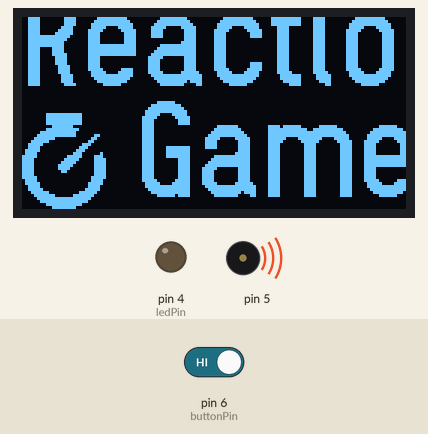
Recording of a sketch running on a simulated Arduino Uno, built with avr-gcc and run on an emulated ATmega328P. Parts: 128×64 one-colour display, output pins drawn as LEDs (lit = HIGH), buzzer (waves = sounding). The test bench sets the inputs (shaded band); at power-on: pin 6 (buttonPin) HIGH. Random numbers use the default seed unless the sketch sets one.

Above: at 1.3 s.
At 2.4 s:
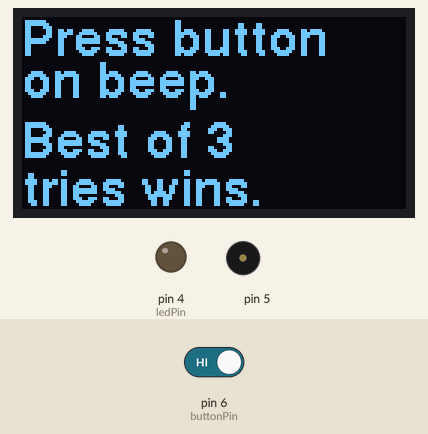
3.5 s: pin 6 (buttonPin) driven LOW
At 8.3 s:
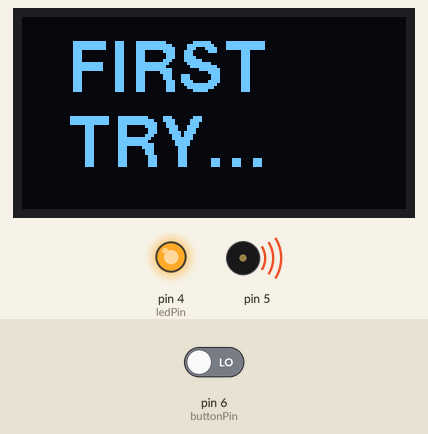
16.0 s: pin 6 (buttonPin) driven HIGH
At 22.8 s:
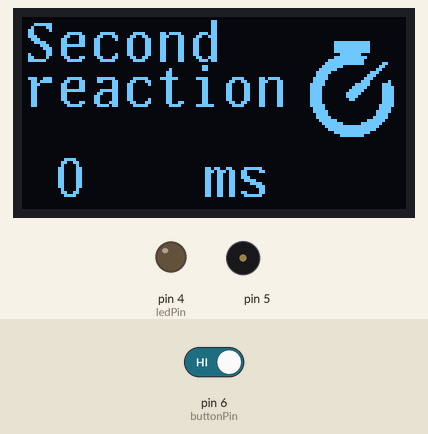
28.3 s: pin 6 (buttonPin) driven LOW
At 30.5 s:
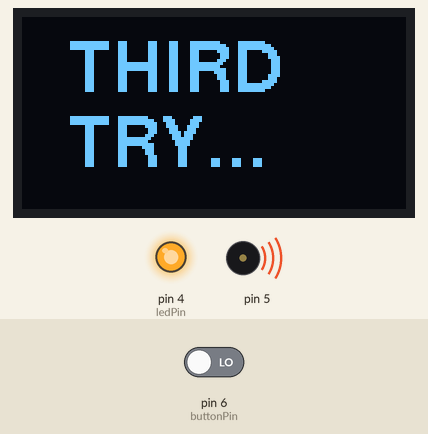
Timing chart, 0 to 36.6 s (numbered marks = the images above; inputs shaded):
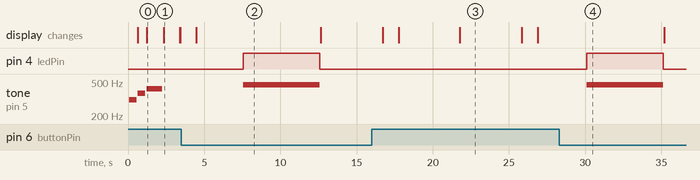

Measured:
- after the input at 3.5 s, pin 4 (ledPin): LOW → HIGH after 4.1 s, → LOW 5.0 s later; tone on pin 5: silent → 466 Hz after 4.1 s, → silent 5.0 s later
- after the input at 28.3 s, pin 4 (ledPin): LOW → HIGH after 1.8 s, → LOW 5.0 s later; tone on pin 5: silent → 466 Hz after 1.8 s, → silent 5.0 s later
- what the display in image 0 shows lasts 1.1 s, from 1.2 s to 2.3 s
- what the display in image 2 shows lasts 8.2 s, from 4.5 s to 12.7 s
- what the display in image 3 shows lasts 4.0 s, from 21.8 s to 25.8 s

The sketch:

14_-_Reaction_Game.ino
```cpp
/*  Arduino for Beginners with Grove
 *
 * This code is part of a course from Tech Explorations.
 * For information about this course, please see
 *
 * https://techexplorations.com/so/grove/
 *
 * For information on hardware components and the wiring needed to
 * run this sketch, please see the relevant lecture in the course.
 *
 *
 *  Created by Peter Dalmaris
 *
 */

#include <U8g2lib.h>
#include <Wire.h>

U8G2_SSD1306_128X64_NONAME_F_SW_I2C u8g2(U8G2_R0, /* clock=*/ SCL, /* data=*/ SDA, /* reset=*/ U8X8_PIN_NONE);

const byte buttonPin = 6; //2; //6; //the button or touch pin to roll the dice
const byte ledPin = 4;

long randomTimer;
int time1, time2, time3, temp, finalTime;
unsigned long startFirst, endFirst, startSecond, endSecond, startThird, endThird;

const int suspence_notes[] = {
  311, 370, 415, 466, 554, 622, 740, 831
};

void setup() {
  Serial.begin(9600);

  pinMode(buttonPin, INPUT);
  pinMode(ledPin, OUTPUT);
  digitalWrite(ledPin, LOW);
  randomSeed(analogRead(1)); // A1 is not connected to anything so it is a good source of randomness.

  u8g2.begin();

  u8g2.setDisplayRotation(U8G2_R2);

  welcome();

}

void loop() {
  // put your main code here, to run repeatedly:
  instructions();
  press_button_to_continue();
  first_try();
  second_try();
  third_try();
  scoring();
  next_player();
}

void welcome()
{
  u8g2.firstPage();           // Using the firstPage / nextPage method.
  do {
    u8g2.setFont(u8g2_font_logisoso24_tf);
    u8g2.drawStr(5, 35, "Welcome");
  } while ( u8g2.nextPage() );
  tone(5, suspence_notes[0], 500);
  delay(500);

  u8g2.firstPage();           // Using the firstPage / nextPage method.
  do {
    u8g2.setFont(u8g2_font_logisoso32_tf);
    u8g2.drawStr(30, 35, "to...");
  } while ( u8g2.nextPage() );
  tone(5, suspence_notes[1], 500);
  delay(500);

  u8g2.firstPage();           // Using the firstPage / nextPage method.
  do {
//    u8g2.setFont(u8g2_font_logisoso24_tf);
    u8g2.drawStr(0, 23, "Reaction Game");
    u8g2.drawStr(38, 60, "Game");
    u8g2.setFont(u8g2_font_open_iconic_app_4x_t); // char 72 is a stopwatch icon
    u8g2.setCursor(0, 64);
    u8g2.print(char(72));
  } while ( u8g2.nextPage() );
  tone(5, suspence_notes[2], 1000);
  delay(1000);
}

void instructions()
{
  u8g2.firstPage();           // Using the firstPage / nextPage method.
  do {
    u8g2.setFont(u8g2_font_helvB12_tf);
    u8g2.drawStr(0, 13, "Press button");
    u8g2.drawStr(0, 27, "on beep.");
    u8g2.drawStr(0, 47, "Best of 3");
    u8g2.drawStr(0, 63, "tries wins.");
  } while ( u8g2.nextPage() );

  delay(1000);

}

void press_button_to_continue()
{
  u8g2.firstPage();
  do {
    u8g2.setFont(u8g2_font_helvB12_tf);
    u8g2.drawStr(0, 13, "Press button");
    u8g2.drawStr(0, 27, "to begin.");
  } while ( u8g2.nextPage() );
  while (digitalRead(buttonPin) == LOW)
  {
    ; // wait here until player presses the button
  }

}

void first_try()
{

  u8g2.firstPage();
  do {
    u8g2.setFont(u8g2_font_fub17_tf);
    u8g2.drawStr(30, 25, "GET");
    u8g2.drawStr(15, 50, "READY!");
  } while ( u8g2.nextPage() );

  delay(1000);

  u8g2.firstPage();
  do {
    u8g2.setFont(u8g2_font_fub17_tf);
    u8g2.drawStr(15, 25, "FIRST");
    u8g2.drawStr(15, 50, "TRY...");
  } while ( u8g2.nextPage() );

  randomTimer = random(100, 6000);
  delay(randomTimer);
  digitalWrite(ledPin, HIGH);
  tone(5, suspence_notes[3]);
  startFirst = millis();

  while (millis() - startFirst < 5000 && digitalRead(buttonPin) != HIGH) {
    delay(1);
  }

  endFirst = millis() - startFirst;
  digitalWrite(ledPin, LOW);
  noTone(5);
  time1 = endFirst;

  u8g2.firstPage();
  do {
    u8g2.setFont(u8g2_font_t0_22_tf);
    u8g2.drawStr(0, 15, "First");
    u8g2.drawStr(0, 30, "reaction");
    u8g2.setCursor(10, 60);
    u8g2.print(time1);
    u8g2.drawStr(60, 60, "ms");
    u8g2.setFont(u8g2_font_open_iconic_app_4x_t); // char 72 is a stopwatch icon
    u8g2.setCursor(96, 40);
    u8g2.print(char(72));

  } while ( u8g2.nextPage() );

  delay(4000);

}

void second_try() {
  u8g2.firstPage();
  do {
    u8g2.setFont(u8g2_font_fub17_tf);
    u8g2.drawStr(30, 25, "GET");
    u8g2.drawStr(15, 50, "READY!");
  } while ( u8g2.nextPage() );

  delay(1000);

  u8g2.firstPage();
  do {
    u8g2.setFont(u8g2_font_fub17_tf);
    u8g2.drawStr(15, 25, "SECOND");
    u8g2.drawStr(15, 50, "TRY...");
  } while ( u8g2.nextPage() );

  randomTimer = random(100, 6000);
  delay(randomTimer);
  digitalWrite(ledPin, HIGH);
  tone(5, suspence_notes[3]);
  startSecond = millis();

  while (millis() - startSecond < 5000 && digitalRead(buttonPin) != HIGH) {
    delay(1);
  }

  endSecond = millis() - startSecond;
  digitalWrite(ledPin, LOW);
  noTone(5);
  time2 = endSecond;

  u8g2.firstPage();
  do {
    u8g2.setFont(u8g2_font_t0_22_tf);
    u8g2.drawStr(0, 15, "Second");
    u8g2.drawStr(0, 30, "reaction");
    u8g2.setCursor(10, 60);
    u8g2.print(time2);
    u8g2.drawStr(60, 60, "ms");
    u8g2.setFont(u8g2_font_open_iconic_app_4x_t); // char 72 is a stopwatch icon
    u8g2.setCursor(96, 40);
    u8g2.print(char(72));

  } while ( u8g2.nextPage() );

  delay(4000);
}

void third_try() {
  u8g2.firstPage();
  do {
    u8g2.setFont(u8g2_font_fub17_tf);
    u8g2.drawStr(30, 25, "GET");
    u8g2.drawStr(15, 50, "READY!");
  } while ( u8g2.nextPage() );

  delay(1000);

  u8g2.firstPage();
  do {
    u8g2.setFont(u8g2_font_fub17_tf);
    u8g2.drawStr(15, 25, "THIRD");
    u8g2.drawStr(15, 50, "TRY...");
  } while ( u8g2.nextPage() );

  randomTimer = random(100, 6000);
  delay(randomTimer);
  digitalWrite(ledPin, HIGH);
  tone(5, suspence_notes[3]);
  startThird = millis();

  while (millis() - startThird < 5000 && digitalRead(buttonPin) != HIGH) {
    delay(1);
  }

  endThird = millis() - startThird;
  digitalWrite(ledPin, LOW);
  noTone(5);
  time3 = endThird;

  u8g2.firstPage();
  do {
    u8g2.setFont(u8g2_font_t0_22_tf);
    u8g2.drawStr(0, 15, "Third");
    u8g2.drawStr(0, 30, "reaction");
    u8g2.setCursor(10, 60);
    u8g2.print(time3);
    u8g2.drawStr(60, 60, "ms");
    u8g2.setFont(u8g2_font_open_iconic_app_4x_t); // char 72 is a stopwatch icon
    u8g2.setCursor(96, 40);
    u8g2.print(char(72));

  } while ( u8g2.nextPage() );

  delay(4000);
}

void scoring()
{
  if (time1 > time2) {
    temp = time2;
  } else if (time1 < time2) {
    temp = time1;
  }
  if (temp > time3) {
    finalTime = time3;
  } else if (temp < time3) {
    finalTime = temp;
  }

  u8g2.firstPage();
  do {
    u8g2.setFont(u8g2_font_t0_22_tf);
    u8g2.drawStr(0, 15, "Best");
    u8g2.drawStr(0, 30, "reaction");
    u8g2.setCursor(10, 60);
    u8g2.print(finalTime);
    u8g2.drawStr(60, 60, "ms");
    u8g2.setFont(u8g2_font_open_iconic_app_4x_t); // char 72 is a stopwatch icon
    u8g2.setCursor(96, 40);
    u8g2.print(char(72));

  } while ( u8g2.nextPage() );
  delay(4000);


}

void next_player()
{
  u8g2.firstPage();
  do {
    u8g2.setFont(u8g2_font_t0_22_tf);
    u8g2.drawStr(0, 15, "Well");
    u8g2.drawStr(0, 30, "Done!");
    u8g2.setFont(u8g2_font_open_iconic_app_4x_t); // char 72 is a stopwatch icon
    u8g2.setCursor(96, 40);
    u8g2.print(char(72));

  } while ( u8g2.nextPage() );

  delay(3000);
  u8g2.firstPage();
  do {
    u8g2.setFont(u8g2_font_t0_22_tf);
    u8g2.drawStr(0, 15, "Next");
    u8g2.drawStr(0, 30, "Player!");
    u8g2.setFont(u8g2_font_open_iconic_app_4x_t); // char 72 is a stopwatch icon
    u8g2.setCursor(96, 40);
    u8g2.print(char(72));

  } while ( u8g2.nextPage() );

  delay(4500);
}
```
